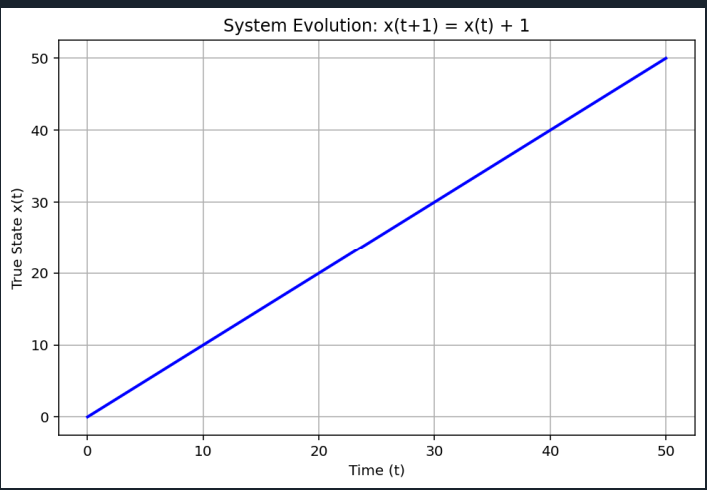

Reproduce this figure in Python.
#consider a simple system: x(t+1) = x(t) + 1
#generate the true state x(t) for 50 time steps
#plot the evolution of the true state 


import numpy as np
import matplotlib.pyplot as plt

t = np.arange(51)
x = t

plt.figure(figsize=(8, 5))
plt.plot(t, x, 'b-', linewidth=2)
plt.title('System Evolution: x(t+1) = x(t) + 1')
plt.xlabel('Time (t)')
plt.ylabel('True State x(t)')
plt.grid(True)
plt.show()
